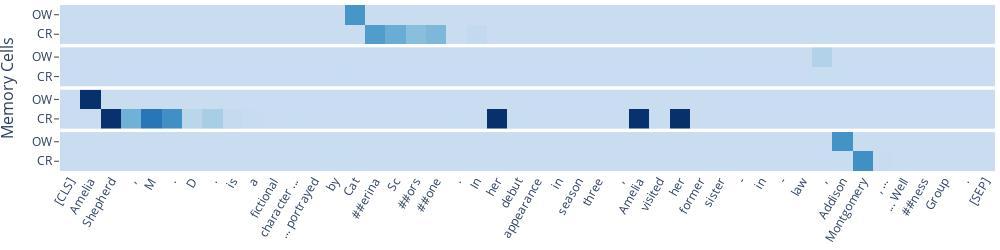

Notebook cell for this chart:
### Code cell
make_plot(num_cells, text, coref, overwrite)

### Figure 1 — Plotly figure (JSON) as saved in the notebook; plotly's stock layout.template omitted (floating-point values rounded to 4 significant figures)
{"data": [{"colorscale": [[0, "rgb(247,251,255)"], [0.125, "rgb(222,235,247)"], [0.25, "rgb(198,219,239)"], [0.375, "rgb(158,202,225)"], [0.5, "rgb(107,174,214)"], [0.625, "rgb(66,146,198)"], [0.75, "rgb(33,113,181)"], [0.875, "rgb(8,81,156)"], [1, "rgb(8,48,107)"]], "showscale": false, "type": "heatmap", "xaxis": "x", "yaxis": "y", "z": [[1e-08, 1e-08, 1e-08, 1e-08, 3.742e-08, 3.602e-06, 1.15e-05, 1.85e-05, 1.861e-06, 7.016e-07, 4.074e-05, 0.0005299, 0.0008356, 0.001229, 0.001071, 0.4568, 0.3587, 0.255, 0.2933, 0.006312, 0.03667, 0.0001466, 9.272e-05, 0.0006686, 0.0005505, 0.0003557, 0.0007971, 1.139e-08, 1e-08, 0.0008312, 0.0001214, 0.001674, 0.00508, 0.00522, 0.001623, 0.0009187, 0.0005255, 0.00313, 0.0006659, 2.32e-08, 0.0008038, 4.267e-05, 1.379e-05, 1.156e-05, 3.052e-05, 1e-08], [1e-08, 1e-08, 1e-08, 1.003e-08, 1e-08, 1e-08, 1e-08, 3.017e-07, 1e-08, 1e-08, 7.161e-05, 1e-08, 1e-08, 1e-08, 0.4906, 1e-08, 1e-08, 1e-08, 1e-08, 1e-08, 1e-08, 1e-08, 1e-08, 1e-08, 1e-08, 1e-08, 1e-08, 1e-08, 1e-08, 1e-08, 1e-08, 1e-08, 1e-08, 1e-08, 1e-08, 1e-08, 1e-08, 1e-08, 1e-08, 1e-08, 1e-08, 1e-08, 1e-08, 1e-08, 1e-08, 1e-08]], "zmax": 0.9991, "zmin": -0.3}, {"colorscale": [[0, "rgb(247,251,255)"], [0.125, "rgb(222,235,247)"], [0.25, "rgb(198,219,239)"], [0.375, "rgb(158,202,225)"], [0.5, "rgb(107,174,214)"], [0.625, "rgb(66,146,198)"], [0.75, "rgb(33,113,181)"], [0.875, "rgb(8,81,156)"], [1, "rgb(8,48,107)"]], "showscale": false, "type": "heatmap", "xaxis": "x2", "yaxis": "y2", "z": [[1e-08, 1e-08, 1e-08, 1e-08, 1e-08, 3.602e-06, 1.15e-05, 1.85e-05, 1.861e-06, 7.016e-07, 4.074e-05, 0.0005295, 0.0008703, 0.001334, 0.001156, 2.509e-07, 8.833e-07, 1.035e-06, 3.292e-05, 5.406e-05, 0.003393, 0.00104, 7.976e-05, 0.000202, 1.272e-05, 3.102e-05, 9.167e-06, 1.195e-08, 2.632e-08, 0.001045, 0.0003469, 0.0008591, 0.002406, 0.0007456, 0.0002743, 0.0001446, 0.0002753, 0.001092, 0.008448, 2.048e-06, 0.004216, 0.0001139, 3.287e-05, 1.186e-05, 8.394e-06, 1e-08], [1e-08, 1e-08, 1e-08, 1e-08, 2.875e-08, 1.387e-08, 1e-08, 1e-08, 2.319e-07, 2.225e-06, 1e-08, 1e-08, 1e-08, 1e-08, 1e-08, 1e-08, 1e-08, 1e-08, 1e-08, 1e-08, 1e-08, 1e-08, 1e-08, 1e-08, 1e-08, 1e-08, 1e-08, 1e-08, 1e-08, 1e-08, 0.0005498, 0.002212, 1e-08, 2.598e-05, 8.443e-06, 5.684e-07, 5.867e-05, 0.1104, 1e-08, 2.57e-08, 7.564e-05, 1.875e-06, 7.994e-08, 1.539e-08, 8.638e-06, 1e-08]], "zmax": 0.9991, "zmin": -0.3}, {"colorscale": [[0, "rgb(247,251,255)"], [0.125, "rgb(222,235,247)"], [0.25, "rgb(198,219,239)"], [0.375, "rgb(158,202,225)"], [0.5, "rgb(107,174,214)"], [0.625, "rgb(66,146,198)"], [0.75, "rgb(33,113,181)"], [0.875, "rgb(8,81,156)"], [1, "rgb(8,48,107)"]], "showscale": false, "type": "heatmap", "xaxis": "x3", "yaxis": "y3", "z": [[1e-08, 1e-08, 0.9938, 0.3302, 0.649, 0.5234, 0.07188, 0.1531, 0.03157, 0.01957, 0.0005544, 0.008051, 0.000934, 0.0001143, 4.311e-05, 1.287e-08, 1.001e-08, 1.002e-08, 1.019e-08, 0.007353, 0.002127, 0.9975, 0.004374, 0.0001458, 1.065e-06, 5.897e-06, 8.896e-07, 0.009511, 0.9878, 0.007187, 0.9986, 8.48e-05, 6.513e-05, 7.982e-07, 3.051e-07, 5.399e-08, 1.211e-06, 7.621e-05, 2.036e-05, 1.003e-08, 0.0003428, 1.256e-08, 1.086e-08, 1.005e-08, 0.0004671, 1e-08], [1e-08, 0.9991, 1e-08, 1e-08, 1e-08, 1e-08, 1e-08, 1e-08, 1e-08, 1e-08, 1e-08, 1e-08, 1e-08, 1e-08, 1e-08, 1e-08, 1e-08, 1e-08, 1e-08, 1e-08, 1e-08, 1e-08, 1e-08, 1e-08, 1e-08, 1e-08, 1e-08, 1e-08, 1e-08, 1e-08, 1e-08, 1e-08, 1e-08, 1e-08, 1e-08, 1e-08, 1e-08, 1e-08, 1e-08, 1e-08, 1e-08, 1e-08, 1e-08, 1e-08, 1e-08, 1e-08]], "zmax": 0.9991, "zmin": -0.3}, {"colorscale": [[0, "rgb(247,251,255)"], [0.125, "rgb(222,235,247)"], [0.25, "rgb(198,219,239)"], [0.375, "rgb(158,202,225)"], [0.5, "rgb(107,174,214)"], [0.625, "rgb(66,146,198)"], [0.75, "rgb(33,113,181)"], [0.875, "rgb(8,81,156)"], [1, "rgb(8,48,107)"]], "showscale": false, "type": "heatmap", "xaxis": "x4", "yaxis": "y4", "z": [[1e-08, 1e-08, 1e-08, 1.439e-08, 3.742e-08, 3.602e-06, 1.15e-05, 1.85e-05, 1.861e-06, 7.016e-07, 4.074e-05, 0.0005295, 0.0008385, 0.001223, 0.001114, 2.335e-07, 7.815e-07, 9.949e-07, 2.95e-05, 5.768e-05, 0.003361, 0.001183, 8.41e-05, 0.0001929, 1.139e-05, 2.73e-05, 8.143e-06, 1.224e-08, 3.129e-08, 0.00108, 0.000388, 0.0008329, 0.00223, 0.0006607, 0.0002417, 0.0001278, 0.0002514, 0.001066, 0.002408, 0.522, 0.01849, 0.002044, 0.0007138, 0.0007174, 1.297e-05, 1e-08], [1e-08, 1e-08, 1e-08, 1e-08, 1e-08, 1e-08, 5.88e-07, 1e-08, 1e-08, 1e-08, 1e-08, 0.002665, 0.001242, 0.006376, 1e-08, 7.705e-06, 2.138e-08, 1.039e-08, 1.151e-08, 1.354e-07, 0.0009281, 9.515e-05, 4.802e-05, 6.537e-05, 8.93e-07, 4.054e-06, 2.589e-07, 3.046e-08, 1.059e-08, 0.001294, 1e-08, 1e-08, 0.004325, 1e-08, 1e-08, 1e-08, 1e-08, 1e-08, 0.5073, 1e-08, 1e-08, 1e-08, 1e-08, 1e-08, 1e-08, 1e-08]], "zmax": 0.9991, "zmin": -0.3}], "layout": {"annotations": [{"font": {"size": 16}, "showarrow": false, "text": "Memory Cells", "textangle": -90, "x": 0, "xanchor": "right", "xref": "paper", "xshift": -40, "y": 0.5, "yanchor": "middle", "yref": "paper"}], "height": 250, "margin": {"b": 5, "l": 60, "r": 5, "t": 5}, "width": 1000, "xaxis": {"anchor": "y", "domain": [0, 1], "matches": "x4", "showticklabels": false}, "xaxis2": {"anchor": "y2", "domain": [0, 1], "matches": "x4", "showticklabels": false}, "xaxis3": {"anchor": "y3", "domain": [0, 1], "matches": "x4", "showticklabels": false}, "xaxis4": {"anchor": "y4", "domain": [0, 1], "showticklabels": true, "tickangle": -60, "tickfont": {"family": "Open Sans", "size": 12}, "ticktext": ["[CLS]", "Amelia", "Shepherd", ",", "M", ".", "D", ".", "is", "a", "fictional", "character ...", "... portrayed", "by", "Cat", "##erina", "Sc", "##ors", "##one", ".", "In", "her", "debut", "appearance", "in", "season", "three", ",", "Amelia", "visited", "her", "former", "sister", "-", "in", "-", "law", ",", "Addison", "Montgomery", ", ...", "... Well", "##ness", "Group", ".", "[SEP]"], "tickvals": [0, 1, 2, 3, 4, 5, 6, 7, 8, 9, 10, 11, 12, 13, 14, 15, 16, 17, 18, 19, 20, 21, 22, 23, 24, 25, 26, 27, 28, 29, 30, 31, 32, 33, 34, 35, 36, 37, 38, 39, 40, 41, 42, 43, 44, 45]}, "yaxis": {"anchor": "x", "domain": [0.765, 1.0], "showticklabels": true, "ticks": "outside", "ticktext": ["CR", "OW"], "tickvals": [0, 1]}, "yaxis2": {"anchor": "x2", "domain": [0.51, 0.745], "showticklabels": true, "ticks": "outside", "ticktext": ["CR", "OW"], "tickvals": [0, 1]}, "yaxis3": {"anchor": "x3", "domain": [0.255, 0.49], "showticklabels": true, "ticks": "outside", "ticktext": ["CR", "OW"], "tickvals": [0, 1]}, "yaxis4": {"anchor": "x4", "domain": [0, 0.235], "showticklabels": true, "ticks": "outside", "ticktext": ["CR", "OW"], "tickvals": [0, 1]}}}
